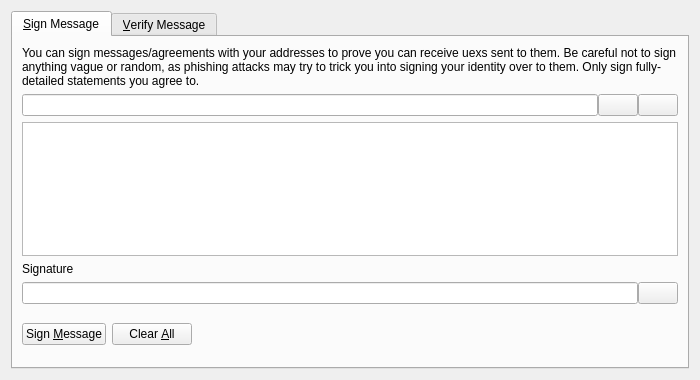
<?xml version="1.0" encoding="UTF-8"?>
<ui version="4.0">
 <class>SignVerifyMessageDialog</class>
 <widget class="QDialog" name="SignVerifyMessageDialog">
  <property name="geometry">
   <rect>
    <x>0</x>
    <y>0</y>
    <width>700</width>
    <height>380</height>
   </rect>
  </property>
  <property name="windowTitle">
   <string>Signatures - Sign / Verify a Message</string>
  </property>
  <property name="modal">
   <bool>true</bool>
  </property>
  <layout class="QVBoxLayout" name="verticalLayout">
   <item>
    <widget class="QTabWidget" name="tabWidget">
     <property name="currentIndex">
      <number>0</number>
     </property>
     <widget class="QWidget" name="tabSignMessage">
      <attribute name="title">
       <string>&amp;Sign Message</string>
      </attribute>
      <layout class="QVBoxLayout" name="verticalLayout_SM">
       <item>
        <widget class="QLabel" name="infoLabel_SM">
         <property name="text">
          <string>You can sign messages/agreements with your addresses to prove you can receive uexs sent to them. Be careful not to sign anything vague or random, as phishing attacks may try to trick you into signing your identity over to them. Only sign fully-detailed statements you agree to.</string>
         </property>
         <property name="textFormat">
          <enum>Qt::PlainText</enum>
         </property>
         <property name="wordWrap">
          <bool>true</bool>
         </property>
        </widget>
       </item>
       <item>
        <layout class="QHBoxLayout" name="horizontalLayout_1_SM">
         <property name="spacing">
          <number>0</number>
         </property>
         <item>
          <widget class="QValidatedLineEdit" name="addressIn_SM">
           <property name="toolTip">
            <string>The UEX address to sign the message with</string>
           </property>
          </widget>
         </item>
         <item>
          <widget class="QPushButton" name="addressBookButton_SM">
           <property name="toolTip">
            <string>Choose previously used address</string>
           </property>
           <property name="text">
            <string/>
           </property>
           <property name="icon">
            <iconset resource="../bitcoin.qrc">
             <normaloff>:/icons/address-book</normaloff>:/icons/address-book</iconset>
           </property>
           <property name="shortcut">
            <string>Alt+A</string>
           </property>
           <property name="autoDefault">
            <bool>false</bool>
           </property>
          </widget>
         </item>
         <item>
          <widget class="QPushButton" name="pasteButton_SM">
           <property name="toolTip">
            <string>Paste address from clipboard</string>
           </property>
           <property name="text">
            <string/>
           </property>
           <property name="icon">
            <iconset resource="../bitcoin.qrc">
             <normaloff>:/icons/editpaste</normaloff>:/icons/editpaste</iconset>
           </property>
           <property name="shortcut">
            <string>Alt+P</string>
           </property>
           <property name="autoDefault">
            <bool>false</bool>
           </property>
          </widget>
         </item>
        </layout>
       </item>
       <item>
        <widget class="QPlainTextEdit" name="messageIn_SM">
         <property name="toolTip">
          <string>Enter the message you want to sign here</string>
         </property>
        </widget>
       </item>
       <item>
        <widget class="QLabel" name="signatureLabel_SM">
         <property name="text">
          <string>Signature</string>
         </property>
         <property name="textFormat">
          <enum>Qt::PlainText</enum>
         </property>
        </widget>
       </item>
       <item>
        <layout class="QHBoxLayout" name="horizontalLayout_2_SM">
         <property name="spacing">
          <number>0</number>
         </property>
         <item>
          <widget class="QLineEdit" name="signatureOut_SM">
           <property name="font">
            <font>
             <italic>true</italic>
            </font>
           </property>
           <property name="readOnly">
            <bool>true</bool>
           </property>
          </widget>
         </item>
         <item>
          <widget class="QPushButton" name="copySignatureButton_SM">
           <property name="toolTip">
            <string>Copy the current signature to the system clipboard</string>
           </property>
           <property name="text">
            <string/>
           </property>
           <property name="icon">
            <iconset resource="../bitcoin.qrc">
             <normaloff>:/icons/editcopy</normaloff>:/icons/editcopy</iconset>
           </property>
           <property name="autoDefault">
            <bool>false</bool>
           </property>
          </widget>
         </item>
        </layout>
       </item>
       <item>
        <layout class="QHBoxLayout" name="horizontalLayout_3_SM">
         <item>
          <widget class="QPushButton" name="signMessageButton_SM">
           <property name="toolTip">
            <string>Sign the message to prove you own this UEX address</string>
           </property>
           <property name="text">
            <string>Sign &amp;Message</string>
           </property>
           <property name="icon">
            <iconset resource="../bitcoin.qrc">
             <normaloff>:/icons/edit</normaloff>:/icons/edit</iconset>
           </property>
           <property name="autoDefault">
            <bool>false</bool>
           </property>
          </widget>
         </item>
         <item>
          <widget class="QPushButton" name="clearButton_SM">
           <property name="toolTip">
            <string>Reset all sign message fields</string>
           </property>
           <property name="text">
            <string>Clear &amp;All</string>
           </property>
           <property name="icon">
            <iconset resource="../bitcoin.qrc">
             <normaloff>:/icons/remove</normaloff>:/icons/remove</iconset>
           </property>
           <property name="autoDefault">
            <bool>false</bool>
           </property>
          </widget>
         </item>
         <item>
          <spacer name="horizontalSpacer_1_SM">
           <property name="orientation">
            <enum>Qt::Horizontal</enum>
           </property>
           <property name="sizeHint" stdset="0">
            <size>
             <width>40</width>
             <height>48</height>
            </size>
           </property>
          </spacer>
         </item>
         <item>
          <widget class="QLabel" name="statusLabel_SM">
           <property name="font">
            <font>
             <weight>75</weight>
             <bold>true</bold>
            </font>
           </property>
           <property name="text">
            <string/>
           </property>
           <property name="wordWrap">
            <bool>true</bool>
           </property>
          </widget>
         </item>
         <item>
          <spacer name="horizontalSpacer_2_SM">
           <property name="orientation">
            <enum>Qt::Horizontal</enum>
           </property>
           <property name="sizeHint" stdset="0">
            <size>
             <width>40</width>
             <height>48</height>
            </size>
           </property>
          </spacer>
         </item>
        </layout>
       </item>
      </layout>
     </widget>
     <widget class="QWidget" name="tabVerifyMessage">
      <attribute name="title">
       <string>&amp;Verify Message</string>
      </attribute>
      <layout class="QVBoxLayout" name="verticalLayout_VM">
       <item>
        <widget class="QLabel" name="infoLabel_VM">
         <property name="text">
          <string>Enter the receiver's address, message (ensure you copy line breaks, spaces, tabs, etc. exactly) and signature below to verify the message. Be careful not to read more into the signature than what is in the signed message itself, to avoid being tricked by a man-in-the-middle attack. Note that this only proves the signing party receives with the address, it cannot prove sendership of any transaction!</string>
         </property>
         <property name="textFormat">
          <enum>Qt::PlainText</enum>
         </property>
         <property name="alignment">
          <set>Qt::AlignLeading|Qt::AlignLeft|Qt::AlignTop</set>
         </property>
         <property name="wordWrap">
          <bool>true</bool>
         </property>
        </widget>
       </item>
       <item>
        <layout class="QHBoxLayout" name="horizontalLayout_1_VM">
         <property name="spacing">
          <number>0</number>
         </property>
         <item>
          <widget class="QValidatedLineEdit" name="addressIn_VM">
           <property name="toolTip">
            <string>The UEX address the message was signed with</string>
           </property>
          </widget>
         </item>
         <item>
          <widget class="QPushButton" name="addressBookButton_VM">
           <property name="toolTip">
            <string>Choose previously used address</string>
           </property>
           <property name="text">
            <string/>
           </property>
           <property name="icon">
            <iconset resource="../bitcoin.qrc">
             <normaloff>:/icons/address-book</normaloff>:/icons/address-book</iconset>
           </property>
           <property name="shortcut">
            <string>Alt+A</string>
           </property>
           <property name="autoDefault">
            <bool>false</bool>
           </property>
          </widget>
         </item>
        </layout>
       </item>
       <item>
        <widget class="QPlainTextEdit" name="messageIn_VM"/>
       </item>
       <item>
        <widget class="QValidatedLineEdit" name="signatureIn_VM"/>
       </item>
       <item>
        <layout class="QHBoxLayout" name="horizontalLayout_2_VM">
         <item>
          <widget class="QPushButton" name="verifyMessageButton_VM">
           <property name="toolTip">
            <string>Verify the message to ensure it was signed with the specified UEX address</string>
           </property>
           <property name="text">
            <string>Verify &amp;Message</string>
           </property>
           <property name="icon">
            <iconset resource="../bitcoin.qrc">
             <normaloff>:/icons/transaction_0</normaloff>:/icons/transaction_0</iconset>
           </property>
           <property name="autoDefault">
            <bool>false</bool>
           </property>
          </widget>
         </item>
         <item>
          <widget class="QPushButton" name="clearButton_VM">
           <property name="toolTip">
            <string>Reset all verify message fields</string>
           </property>
           <property name="text">
            <string>Clear &amp;All</string>
           </property>
           <property name="icon">
            <iconset resource="../bitcoin.qrc">
             <normaloff>:/icons/remove</normaloff>:/icons/remove</iconset>
           </property>
           <property name="autoDefault">
            <bool>false</bool>
           </property>
          </widget>
         </item>
         <item>
          <spacer name="horizontalSpacer_1_VM">
           <property name="orientation">
            <enum>Qt::Horizontal</enum>
           </property>
           <property name="sizeHint" stdset="0">
            <size>
             <width>40</width>
             <height>48</height>
            </size>
           </property>
          </spacer>
         </item>
         <item>
          <widget class="QLabel" name="statusLabel_VM">
           <property name="font">
            <font>
             <weight>75</weight>
             <bold>true</bold>
            </font>
           </property>
           <property name="text">
            <string/>
           </property>
           <property name="wordWrap">
            <bool>true</bool>
           </property>
          </widget>
         </item>
         <item>
          <spacer name="horizontalSpacer_2_VM">
           <property name="orientation">
            <enum>Qt::Horizontal</enum>
           </property>
           <property name="sizeHint" stdset="0">
            <size>
             <width>40</width>
             <height>48</height>
            </size>
           </property>
          </spacer>
         </item>
        </layout>
       </item>
      </layout>
     </widget>
    </widget>
   </item>
  </layout>
 </widget>
 <customwidgets>
  <customwidget>
   <class>QValidatedLineEdit</class>
   <extends>QLineEdit</extends>
   <header>qt/qvalidatedlineedit.h</header>
  </customwidget>
 </customwidgets>
 <resources>
  <include location="../bitcoin.qrc"/>
 </resources>
 <connections/>
</ui>
